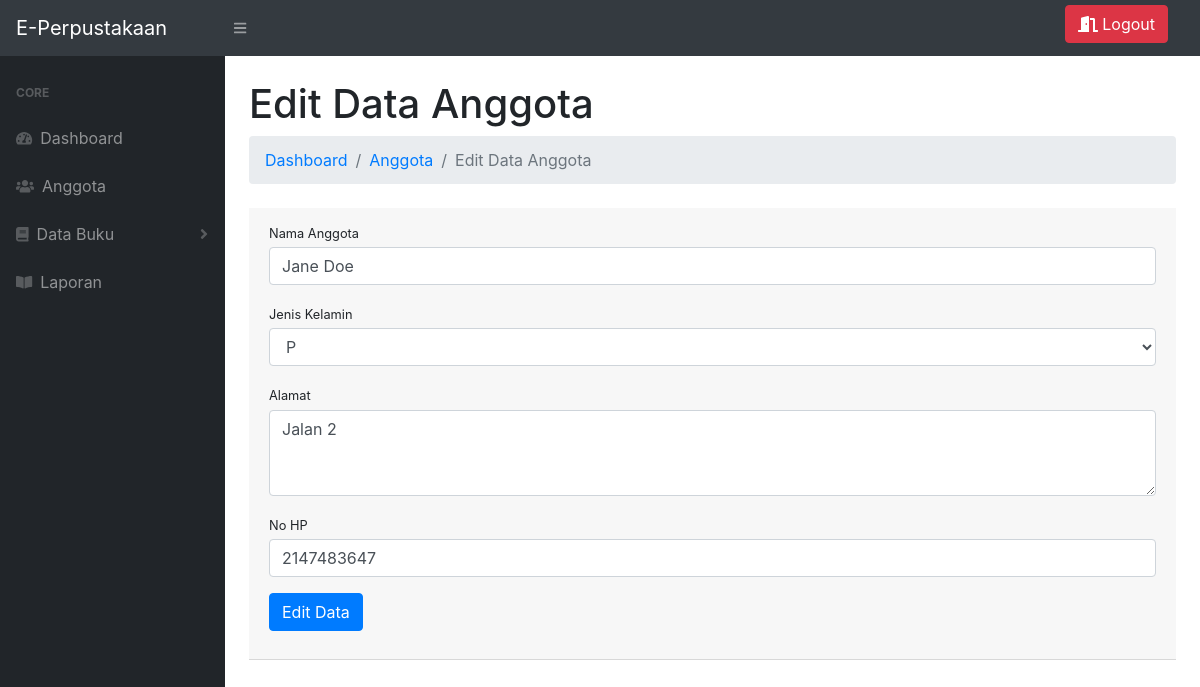
The page /index.php?p=anggota&aksi=ubah&id=2 (signed in) on the database its author committed.
### tables this page shows
CREATE TABLE `tb_anggota` (
  `id_anggota` int(11) NOT NULL,
  `nama_anggota` varchar(50) NOT NULL,
  `jenis_kelamin` enum('L','P') NOT NULL,
  `alamat` varchar(255) NOT NULL,
  `no_telp` int(13) NOT NULL
);

### page/anggota/ubah.php (the view, shortened to what this page needs)
<?php
$id = $_GET['id'];
$sql = $conn->query("SELECT * FROM tb_anggota WHERE id_anggota = '$id'") or die(mysqli_error($conn));
$data = $sql->fetch_assoc();
?>
<h1 class="mt-4">Edit Data Anggota</h1>
<ol class="breadcrumb mb-4">
  <li class="breadcrumb-item"><a href="index.php">Dashboard</a></li>
  <li class="breadcrumb-item"><a href="?p=anggota">Anggota</a></li>
  <li class="breadcrumb-item active">Edit Data Anggota</li>
</ol>
<div class="card-header mb-5">
  <form action="" method="post">
    <div class="form-group">
      <label class="small mb-1" for="nama_anggota">Nama Anggota</label>
      <input class="form-control" id="nama_anggota" name="nama_anggota" type="text" placeholder="Masukkan nama anggota" value="<?= $data['nama_anggota']; ?>" />
    </div>
    <div class="form-group">
      <label class="small mb-1" for="nama_anggota">Jenis Kelamin</label>
      <select name="jk" id="jk" class="form-control" aria-label="Default select example">
        <?php
        $option = array('L', 'P');
        $selected = $data['jenis_kelamin'];
        foreach ($option as $key => $value) {
          if ($value == $selected) {
            echo "<option value='$value' selected>$value</option>";
          } else {
            echo "<option value='$value'>$value</option>";
          }
        }
        ?>
      </select>
    </div>
    <div class="form-group">
      <label class="small mb-1" for="alamat">Alamat</label>
      <textarea class="form-control" id="alamat" name="alamat" rows="3" placeholder="Masukkan alamat pelanggan" /><?php echo $data['alamat']; ?></textarea>
    </div>
    <div class="form-group">
      <label class="small mb-1" for="no_telp">No HP</label>
      <input class="form-control" id="no_telp" name="no_telp" type="text" placeholder="Masukkan no hp" value="<?= $data['no_telp']; ?>" />
    </div>
    <div class="form-group">
      <button type="submit" class="btn btn-primary" name="edit">Edit Data</button>
    </div>
  </form>
</div>

### rows shown on the page
tb_anggota: nama_anggota "Jane Doe", jk "P", alamat "Jalan 2", no_telp "2147483647"
